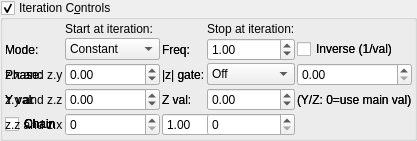
    <widget class="MyGroupBox" name="groupCheck_transf_function_enabledAx_false">
     <property name="title">
      <string>Iteration C&amp;ontrols</string>
     </property>
     <property name="checkable">
      <bool>true</bool>
     </property>
     <layout class="QVBoxLayout" name="verticalLayout_13" stretch="0">
      <property name="spacing">
       <number>2</number>
      </property>
      <property name="leftMargin">
       <number>2</number>
      </property>
      <property name="topMargin">
       <number>2</number>
      </property>
      <property name="rightMargin">
       <number>2</number>
      </property>
      <property name="bottomMargin">
       <number>2</number>
      </property>
      <item>
       <layout class="QGridLayout" name="gridLayout_14" columnstretch="0,1,0,1">
        <item row="2" column="1">
         <widget class="MySpinBox" name="spinboxInt_transf_start_iterations_A">
          <property name="sizePolicy">
           <sizepolicy hsizetype="Minimum" vsizetype="Maximum">
            <horstretch>0</horstretch>
            <verstretch>0</verstretch>
           </sizepolicy>
          </property>
          <property name="maximum">
           <number>999</number>
          </property>
         </widget>
        </item>
        <item row="3" column="1">
         <widget class="MySpinBox" name="spinboxInt_transf_start_iterations_B">
          <property name="sizePolicy">
           <sizepolicy hsizetype="Minimum" vsizetype="Maximum">
            <horstretch>0</horstretch>
            <verstretch>0</verstretch>
           </sizepolicy>
          </property>
          <property name="maximum">
           <number>999</number>
          </property>
         </widget>
        </item>
        <item row="3" column="3">
         <widget class="MySpinBox" name="spinboxInt_transf_stop_iterations_B">
          <property name="sizePolicy">
           <sizepolicy hsizetype="Minimum" vsizetype="Maximum">
            <horstretch>0</horstretch>
            <verstretch>0</verstretch>
           </sizepolicy>
          </property>
          <property name="maximum">
           <number>999</number>
          </property>
         </widget>
        </item>
      <item row="1" column="0">
       <widget class="QLabel"><property name="text"><string>Mode:</string></property></widget>
      </item>
      <item row="1" column="1">
       <widget class="MyComboBox" name="comboBox_transf_multiplier_value_mode_1">
        <item><property name="text"><string notr="true">Constant</string></property></item>
        <item><property name="text"><string notr="true">Sine</string></property></item>
        <item><property name="text"><string notr="true">Ramp</string></property></item>
        <item><property name="text"><string notr="true">Exponential</string></property></item>
        <item><property name="text"><string notr="true">Triangle</string></property></item>
        <item><property name="text"><string notr="true">Square</string></property></item>
        <item><property name="text"><string notr="true">Smoothstep</string></property></item>
        <item><property name="text"><string notr="true">Noise</string></property></item>
        <item><property name="text"><string notr="true">Ping-pong</string></property></item>
        <item><property name="text"><string notr="true">Stepped</string></property></item>
       </widget>
      </item>
      <item row="1" column="2">
       <widget class="QLabel"><property name="text"><string>Freq:</string></property></widget>
      </item>
      <item row="1" column="3">
       <widget class="MyDoubleSpinBox" name="spinbox_transf_multiplier_frequency_1">
        <property name="minimum"><double>0.01</double></property><property name="maximum"><double>100.0</double></property>
        <property name="singleStep"><double>0.1</double></property><property name="value"><double>1.0</double></property>
       </widget>
      </item>
      <item row="1" column="4" colspan="2">
       <widget class="MyCheckBox" name="checkBox_transf_multiplier_inverse_1">
        <property name="text"><string>Inverse (1/val)</string></property>
       </widget>
      </item>
      <item row="2" column="0">
       <widget class="QLabel"><property name="text"><string>Phase:</string></property></widget>
      </item>
      <item row="2" column="1">
       <widget class="MyDoubleSpinBox" name="spinbox_transf_multiplier_phase_1">
        <property name="minimum"><double>-10.0</double></property><property name="maximum"><double>10.0</double></property>
        <property name="singleStep"><double>0.1</double></property><property name="value"><double>0.0</double></property>
       </widget>
      </item>
      <item row="2" column="2">
       <widget class="QLabel"><property name="text"><string>|z| gate:</string></property></widget>
      </item>
      <item row="2" column="3">
       <widget class="MyComboBox" name="comboBox_transf_multiplier_threshold_mode_1">
        <item><property name="text"><string notr="true">Off</string></property></item>
        <item><property name="text"><string notr="true">&gt; thresh</string></property></item>
        <item><property name="text"><string notr="true">&lt; thresh</string></property></item>
       </widget>
      </item>
      <item row="2" column="4" colspan="2">
       <widget class="MyDoubleSpinBox" name="spinbox_transf_multiplier_threshold_1">
        <property name="minimum"><double>0.0</double></property><property name="maximum"><double>1000.0</double></property>
        <property name="singleStep"><double>0.1</double></property><property name="value"><double>0.0</double></property>
       </widget>
      </item>
      <item row="3" column="0">
       <widget class="QLabel"><property name="text"><string>Y val:</string></property></widget>
      </item>
      <item row="3" column="1">
       <widget class="MyDoubleSpinBox" name="spinbox_transf_multiplier_scale_y_1">
        <property name="minimum"><double>-100.0</double></property><property name="maximum"><double>100.0</double></property>
        <property name="singleStep"><double>0.01</double></property><property name="value"><double>0.0</double></property>
       </widget>
      </item>
      <item row="3" column="2">
       <widget class="QLabel"><property name="text"><string>Z val:</string></property></widget>
      </item>
      <item row="3" column="3">
       <widget class="MyDoubleSpinBox" name="spinbox_transf_multiplier_scale_z_1">
        <property name="minimum"><double>-100.0</double></property><property name="maximum"><double>100.0</double></property>
        <property name="singleStep"><double>0.01</double></property><property name="value"><double>0.0</double></property>
       </widget>
      </item>
      <item row="3" column="4" colspan="2">
       <widget class="QLabel"><property name="text"><string notr="true">(Y/Z: 0=use main val)</string></property></widget>
      </item>
      <item row="4" column="0">
       <widget class="MyCheckBox" name="checkBox_transf_multiplier_chain_5">
        <property name="text"><string>Chain</string></property>
       </widget>
      </item>
      <item row="4" column="1">
       <widget class="QLabel"><property name="text"><string>Weight:</string></property></widget>
      </item>
      <item row="4" column="2" colspan="2">
       <widget class="MyDoubleSpinBox" name="spinbox_transf_multiplier_weight_5">
        <property name="minimum"><double>0.0</double></property><property name="maximum"><double>10.0</double></property>
        <property name="singleStep"><double>0.1</double></property><property name="value"><double>1.0</double></property>
       </widget>
      </item>
      <item row="4" column="0">
       <widget class="MyCheckBox" name="checkBox_transf_multiplier_chain_4">
        <property name="text"><string>Chain</string></property>
       </widget>
      </item>
      <item row="4" column="1">
       <widget class="QLabel"><property name="text"><string>Weight:</string></property></widget>
      </item>
      <item row="4" column="2" colspan="2">
       <widget class="MyDoubleSpinBox" name="spinbox_transf_multiplier_weight_4">
        <property name="minimum"><double>0.0</double></property><property name="maximum"><double>10.0</double></property>
        <property name="singleStep"><double>0.1</double></property><property name="value"><double>1.0</double></property>
       </widget>
      </item>
      <item row="4" column="0">
       <widget class="MyCheckBox" name="checkBox_transf_multiplier_chain_3">
        <property name="text"><string>Chain</string></property>
       </widget>
      </item>
      <item row="4" column="1">
       <widget class="QLabel"><property name="text"><string>Weight:</string></property></widget>
      </item>
      <item row="4" column="2" colspan="2">
       <widget class="MyDoubleSpinBox" name="spinbox_transf_multiplier_weight_3">
        <property name="minimum"><double>0.0</double></property><property name="maximum"><double>10.0</double></property>
        <property name="singleStep"><double>0.1</double></property><property name="value"><double>1.0</double></property>
       </widget>
      </item>
      <item row="4" column="0">
       <widget class="MyCheckBox" name="checkBox_transf_multiplier_chain_2">
        <property name="text"><string>Chain</string></property>
       </widget>
      </item>
      <item row="4" column="1">
       <widget class="QLabel"><property name="text"><string>Weight:</string></property></widget>
      </item>
      <item row="4" column="2" colspan="2">
       <widget class="MyDoubleSpinBox" name="spinbox_transf_multiplier_weight_2">
        <property name="minimum"><double>0.0</double></property><property name="maximum"><double>10.0</double></property>
        <property name="singleStep"><double>0.1</double></property><property name="value"><double>1.0</double></property>
       </widget>
      </item>
      <item row="4" column="0">
       <widget class="MyCheckBox" name="checkBox_transf_multiplier_chain_1">
        <property name="text"><string>Chain</string></property>
       </widget>
      </item>
      <item row="4" column="1">
       <widget class="QLabel"><property name="text"><string>Weight:</string></property></widget>
      </item>
      <item row="4" column="2" colspan="2">
       <widget class="MyDoubleSpinBox" name="spinbox_transf_multiplier_weight_1">
        <property name="minimum"><double>0.0</double></property><property name="maximum"><double>10.0</double></property>
        <property name="singleStep"><double>0.1</double></property><property name="value"><double>1.0</double></property>
       </widget>
      </item>
        <item row="2" column="3">
         <widget class="MySpinBox" name="spinboxInt_transf_stop_iterations_A">
          <property name="sizePolicy">
           <sizepolicy hsizetype="Minimum" vsizetype="Maximum">
            <horstretch>0</horstretch>
            <verstretch>0</verstretch>
           </sizepolicy>
          </property>
          <property name="maximum">
           <number>999</number>
          </property>
         </widget>
        </item>
        <item row="4" column="1">
         <widget class="MySpinBox" name="spinboxInt_transf_start_iterations_C">
          <property name="sizePolicy">
           <sizepolicy hsizetype="Minimum" vsizetype="Maximum">
            <horstretch>0</horstretch>
            <verstretch>0</verstretch>
           </sizepolicy>
          </property>
          <property name="maximum">
           <number>999</number>
          </property>
         </widget>
        </item>
        <item row="4" column="3">
         <widget class="MySpinBox" name="spinboxInt_transf_stop_iterations_C">
          <property name="sizePolicy">
           <sizepolicy hsizetype="Minimum" vsizetype="Maximum">
            <horstretch>0</horstretch>
            <verstretch>0</verstretch>
           </sizepolicy>
          </property>
          <property name="maximum">
           <number>999</number>
          </property>
         </widget>
        </item>
      <item row="1" column="0">
       <widget class="QLabel"><property name="text"><string>Mode:</string></property></widget>
      </item>
      <item row="1" column="1">
       <widget class="MyComboBox" name="comboBox_transf_multiplier_value_mode_2">
        <item><property name="text"><string notr="true">Constant</string></property></item>
        <item><property name="text"><string notr="true">Sine</string></property></item>
        <item><property name="text"><string notr="true">Ramp</string></property></item>
        <item><property name="text"><string notr="true">Exponential</string></property></item>
        <item><property name="text"><string notr="true">Triangle</string></property></item>
        <item><property name="text"><string notr="true">Square</string></property></item>
        <item><property name="text"><string notr="true">Smoothstep</string></property></item>
        <item><property name="text"><string notr="true">Noise</string></property></item>
        <item><property name="text"><string notr="true">Ping-pong</string></property></item>
        <item><property name="text"><string notr="true">Stepped</string></property></item>
       </widget>
      </item>
      <item row="1" column="2">
       <widget class="QLabel"><property name="text"><string>Freq:</string></property></widget>
      </item>
      <item row="1" column="3">
       <widget class="MyDoubleSpinBox" name="spinbox_transf_multiplier_frequency_2">
        <property name="minimum"><double>0.01</double></property><property name="maximum"><double>100.0</double></property>
        <property name="singleStep"><double>0.1</double></property><property name="value"><double>1.0</double></property>
       </widget>
      </item>
      <item row="1" column="4" colspan="2">
       <widget class="MyCheckBox" name="checkBox_transf_multiplier_inverse_2">
        <property name="text"><string>Inverse (1/val)</string></property>
       </widget>
      </item>
      <item row="2" column="0">
       <widget class="QLabel"><property name="text"><string>Phase:</string></property></widget>
      </item>
      <item row="2" column="1">
       <widget class="MyDoubleSpinBox" name="spinbox_transf_multiplier_phase_2">
        <property name="minimum"><double>-10.0</double></property><property name="maximum"><double>10.0</double></property>
        <property name="singleStep"><double>0.1</double></property><property name="value"><double>0.0</double></property>
       </widget>
      </item>
      <item row="2" column="2">
       <widget class="QLabel"><property name="text"><string>|z| gate:</string></property></widget>
      </item>
      <item row="2" column="3">
       <widget class="MyComboBox" name="comboBox_transf_multiplier_threshold_mode_2">
        <item><property name="text"><string notr="true">Off</string></property></item>
        <item><property name="text"><string notr="true">&gt; thresh</string></property></item>
        <item><property name="text"><string notr="true">&lt; thresh</string></property></item>
       </widget>
      </item>
      <item row="2" column="4" colspan="2">
       <widget class="MyDoubleSpinBox" name="spinbox_transf_multiplier_threshold_2">
        <property name="minimum"><double>0.0</double></property><property name="maximum"><double>1000.0</double></property>
        <property name="singleStep"><double>0.1</double></property><property name="value"><double>0.0</double></property>
       </widget>
      </item>
      <item row="3" column="0">
       <widget class="QLabel"><property name="text"><string>Y val:</string></property></widget>
      </item>
      <item row="3" column="1">
       <widget class="MyDoubleSpinBox" name="spinbox_transf_multiplier_scale_y_2">
        <property name="minimum"><double>-100.0</double></property><property name="maximum"><double>100.0</double></property>
        <property name="singleStep"><double>0.01</double></property><property name="value"><double>0.0</double></property>
       </widget>
      </item>
      <item row="3" column="2">
       <widget class="QLabel"><property name="text"><string>Z val:</string></property></widget>
      </item>
      <item row="3" column="3">
       <widget class="MyDoubleSpinBox" name="spinbox_transf_multiplier_scale_z_2">
        <property name="minimum"><double>-100.0</double></property><property name="maximum"><double>100.0</double></property>
        <property name="singleStep"><double>0.01</double></property><property name="value"><double>0.0</double></property>
       </widget>
      </item>
      <item row="3" column="4" colspan="2">
       <widget class="QLabel"><property name="text"><string notr="true">(Y/Z: 0=use main val)</string></property></widget>
      </item>
        <item row="0" column="3">
         <widget class="QLabel" name="label_49">
          <property name="text">
           <string>Stop at iteration:</string>
          </property>
         </widget>
        </item>
        <item row="0" column="1">
         <widget class="QLabel" name="label_67">
          <property name="text">
           <string>Start at iteration:</string>
          </property>
         </widget>
        </item>
        <item row="2" column="0">
         <widget class="QLabel" name="label_14">
          <property name="text">
           <string notr="true">z.x and z.y</string>
          </property>
         </widget>
        </item>
        <item row="3" column="0">
         <widget class="QLabel" name="label_20">
          <property name="text">
           <string notr="true">z.y and z.z</string>
          </property>
         </widget>
        </item>
        <item row="4" column="0">
         <widget class="QLabel" name="label_21">
          <property name="text">
           <string notr="true">z.z and z.x</string>
          </property>
         </widget>
        </item>
       </layout>
      </item>
     </layout>
    </widget>
